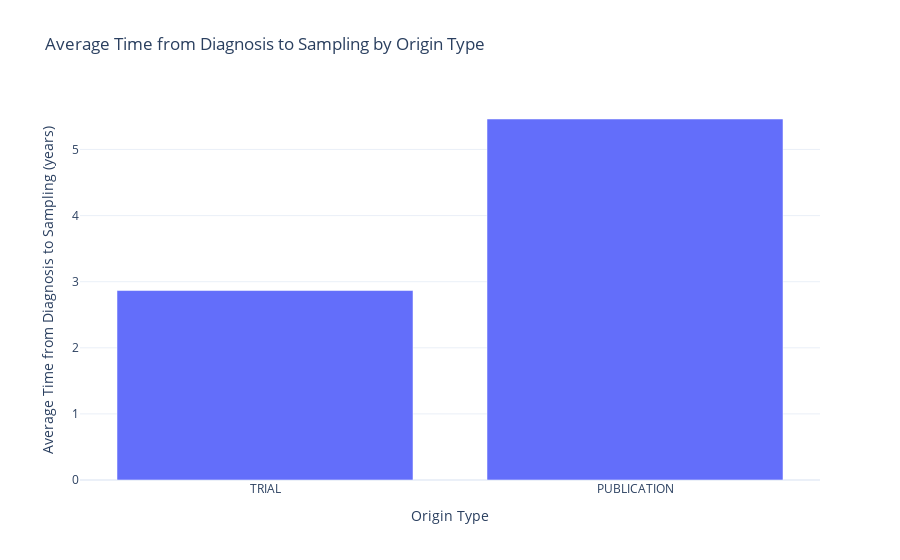

The notebook cell this image was saved under:
### Code cell
# Compare avg time from diagnosis to sampling between TRIAL and PUBLICATION originTypes using plot

age_df = df.copy(deep=True)
age_df['TIME_FROM_DIAGNOSIS_TO_SAMPLING'] = age_df['AGE_SAMPLING'] - age_df['AGE']
age_df = age_df.dropna(subset=['TIME_FROM_DIAGNOSIS_TO_SAMPLING'])

# Calculate average time from diagnosis to sampling for each originType
avg_time = age_df.groupby('originType')['TIME_FROM_DIAGNOSIS_TO_SAMPLING'].mean().sort_values()
print("Average time from diagnosis to sampling (years):")
print(avg_time)

# Plot the average time from diagnosis to sampling for each originType  
fig = px.bar(avg_time, x=avg_time.index, y=avg_time.values,
             labels={'x': 'Origin Type', 'y': 'Average Time from Diagnosis to Sampling (years)'},
             title='Average Time from Diagnosis to Sampling by Origin Type')
fig.update_layout(xaxis_title='Origin Type', yaxis_title='Average Time from Diagnosis to Sampling (years)')
fig.show()

### Figure 1 — Plotly figure (JSON) as saved in the notebook; plotly's stock layout.template omitted (floating-point values rounded to 4 significant figures)
{"data": [{"hovertemplate": "originType=%{x}<br>Average Time from Diagnosis to Sampling (years)=%{y}<extra></extra>", "legendgroup": "", "marker": {"color": "#636efa", "pattern": {"shape": ""}}, "name": "", "orientation": "v", "showlegend": false, "textposition": "auto", "type": "bar", "x": ["TRIAL", "PUBLICATION"], "xaxis": "x", "y": [2.866, 5.461], "yaxis": "y"}], "layout": {"barmode": "relative", "legend": {"tracegroupgap": 0}, "title": {"text": "Average Time from Diagnosis to Sampling by Origin Type"}, "xaxis": {"anchor": "y", "domain": [0, 1], "title": {"text": "Origin Type"}}, "yaxis": {"anchor": "x", "domain": [0, 1], "title": {"text": "Average Time from Diagnosis to Sampling (years)"}}}}
